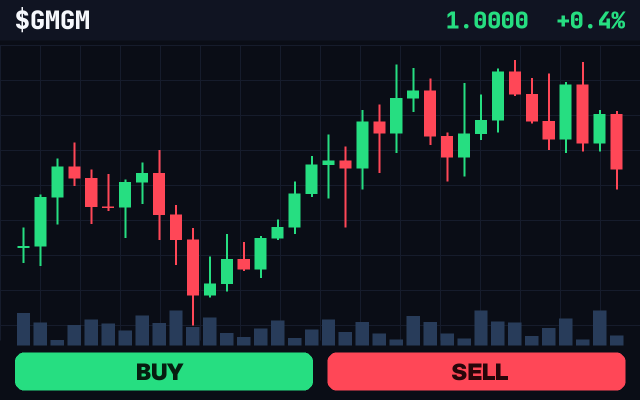
#> input picture art/lookdev/tex/cafe_chart_crab.png, 1280 x 800 px (shown at 1/2 size)
$ python -i post.py   (imports and definitions only)
#> lines starting #> are read from the running program, lines starting #| are printed output that depends on the picture
#> further down, picture is the input picture: PIL image 1280x800 RGB; mean R, G, B 31.5, 36.4, 39.6
#!/usr/bin/env python3
"""Grade the raw Blender renders and composite the mock in-game HUD.

Run: art/lookdev/.venv/bin/python art/lookdev/post.py
In : art/lookdev/renders/{timeline_square_hero_raw,timeline_square_phone_raw,terminal_cafe_raw}.png (+ .json)
Out: art/lookdev/timeline-square-keyart.png (2400x1350)
     art/lookdev/timeline-square-phone.png  (1200x2670, HUD on top)
     art/lookdev/terminal-cafe.png          (2400x1350)
"""
import json
import math
import os
import sys

from PIL import Image, ImageChops, ImageDraw, ImageEnhance, ImageFilter, ImageFont

HERE = os.path.dirname(os.path.abspath(__file__))
R = os.path.join(HERE, "renders")
FONTS = os.path.join(HERE, "src", "fonts")


# [11 lines left out: function font, not called in this run]


# ----------------------------------------------------------------------------- grading
def radial(size, cx, cy, r, inner=255, outer=0):
    w, h = size
    small = Image.new("L", (w // 8, h // 8))
    px = small.load()
    for y in range(small.height):
        for x in range(small.width):
            d = math.hypot((x * 8 - cx) / r, (y * 8 - cy) / r)
            t = max(0.0, min(1.0, d))
            t = t * t * (3 - 2 * t)
            px[x, y] = int(inner + (outer - inner) * t)
    return small.resize(size, Image.BICUBIC)


def vgrad(size, top, bottom, frac=1.0):
    w, h = size
    g = Image.new("L", (1, h))
    for y in range(h):
        t = min(1.0, y / max(1, h * frac))
        g.putpixel((0, y), int(top + (bottom - top) * t))
    return g.resize(size)


def grade(im, bloom=0.55, leak=(0.0, 0.0), leak_strength=0.32, haze_frac=0.28, haze_strength=0.30, vignette=0.28,
          sat=1.06, contrast=1.04, warm=(255, 196, 140)):
#> called with bloom = 0.55, leak = (0, 0), leak_strength = 0.32, haze_frac = 0.28, haze_strength = 0.3, vignette = 0.28, sat = 1.06, contrast = 1.04
    im = im.convert("RGB")
    w, h = im.size
#> w = 1280; h = 800
    # bloom: threshold + wide blur + add
    bright = im.point(lambda v: max(0, v - 170) * 3)
    b1 = bright.filter(ImageFilter.GaussianBlur(w / 160))
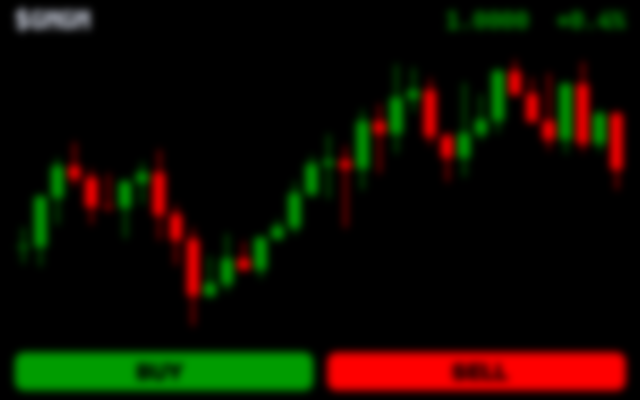
#> b1: PIL image 1280x800 RGB (shown at 1/2 size); mean R, G, B 17.8, 12.4, 0.7
    b2 = bright.filter(ImageFilter.GaussianBlur(w / 50))
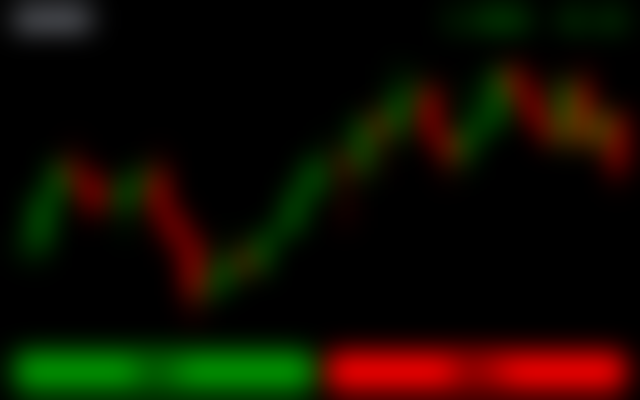
#> b2: PIL image 1280x800 RGB (shown at 1/2 size); mean R, G, B 17.4, 12.1, 0.7
    glow = ImageChops.add(b1, b2)
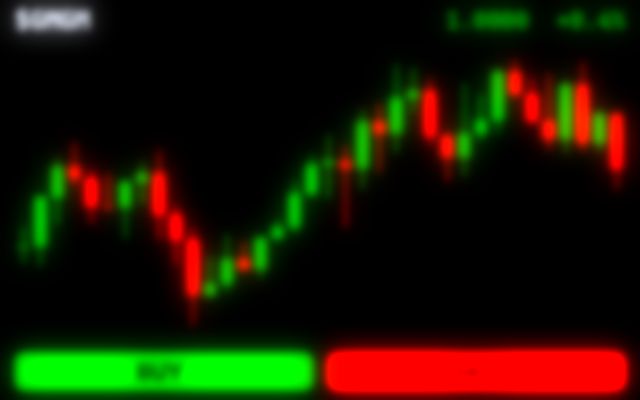
#> glow: PIL image 1280x800 RGB (shown at 1/2 size); mean R, G, B 29.1, 24.1, 1.4
    im = ImageChops.add(im, glow.point(lambda v: int(v * bloom)))
    # aerial haze at the top (skyline)
    if haze_frac > 0:
        mask = vgrad((w, h), int(255 * haze_strength), 0, haze_frac)
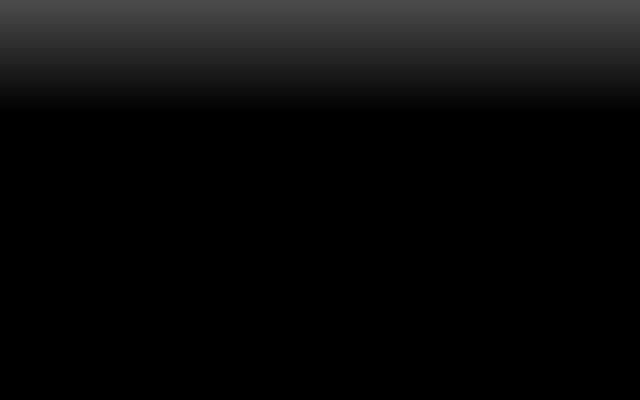
#> mask: PIL image 1280x800 L (shown at 1/2 size); min 0, max 76, mean 10.6
        im = Image.composite(Image.new("RGB", (w, h), (255, 214, 172)), im, mask)
    # golden light leak from the sun side
    if leak_strength > 0:
        lm = radial((w, h), leak[0] * w, leak[1] * h, max(w, h) * 0.75, int(255 * leak_strength), 0)
#> in radial, `small = Image.new("L", (w // 8, h // 8))`: small: PIL image 160x100 L; every value is 0
        leak_img = Image.new("RGB", (w, h), warm)
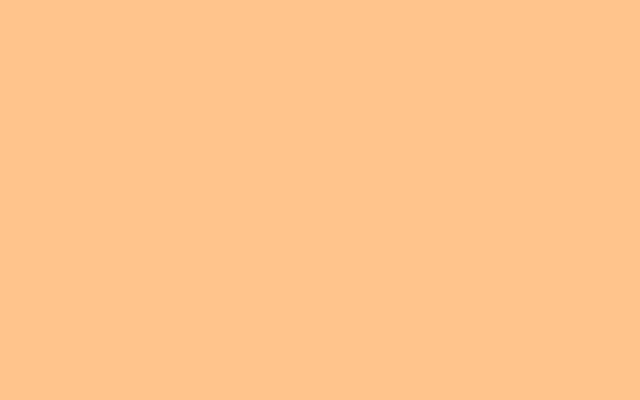
#> leak_img: PIL image 1280x800 RGB (shown at 1/2 size); mean R, G, B 255, 196, 140
        im = Image.composite(ImageChops.screen(im, leak_img), im, lm)
    im = ImageEnhance.Color(im).enhance(sat)
    im = ImageEnhance.Contrast(im).enhance(contrast)
    # vignette
    if vignette > 0:
        vm = radial((w, h), w / 2, h / 2, math.hypot(w, h) * 0.62, 255, int(255 * (1 - vignette)))
#> call 2 of radial, with size = (1280, 800), cx = 640, cy = 400, r = 935.9, inner = 255, outer = 183
#> in radial (call 2), `return small.resize(size, Image.BICUBIC)`:
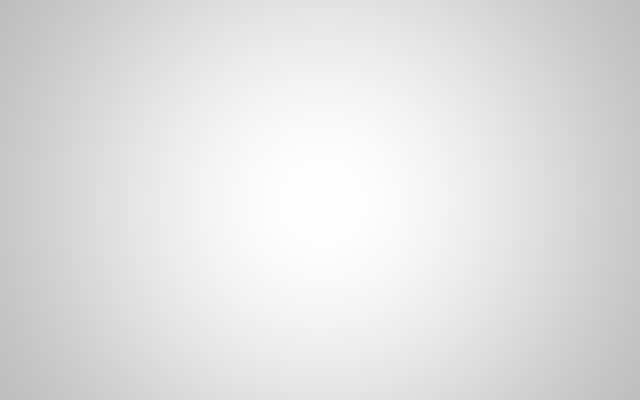
#> returned value: PIL image 1280x800 L (shown at 1/2 size); min 190, max 255, mean 224.8
        im = ImageChops.multiply(im, Image.merge("RGB", [vm, vm, vm]))
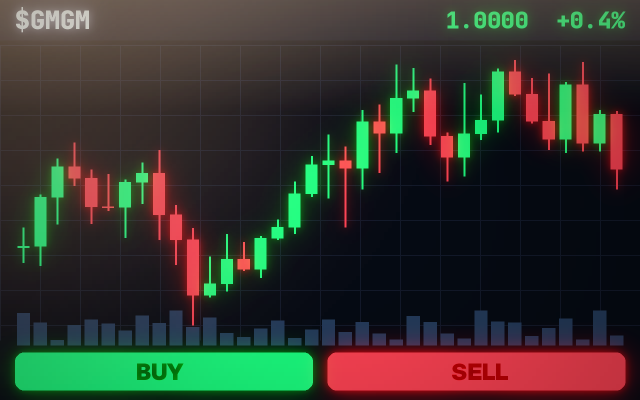
#> im: PIL image 1280x800 RGB (shown at 1/2 size); mean R, G, B 51.7, 52.2, 44.4
    return im


# ----------------------------------------------------------------------------- HUD
INK = (255, 255, 255, 255)
CARD = (14, 18, 32, 196)
GREEN = (38, 222, 129, 255)
RED = (255, 71, 87, 255)
GOLD = (255, 196, 61, 255)


# [14 lines left out: functions shadowed, icon_map, not called in this run]


def icon_phone(d, cx, cy, s, col):
    d.rounded_rectangle([cx - 0.6 * s, cy - s, cx + 0.6 * s, cy + s], int(s * 0.25), outline=col, width=int(s * 0.16))
    d.line([(cx - 0.2 * s, cy + 0.7 * s), (cx + 0.2 * s, cy + 0.7 * s)], fill=col, width=int(s * 0.14))


# [111 lines left out: functions icon_mic, icon_camera, hud, main, not called in this run]


# [2 lines not run here, left out]

>>> from PIL import Image
>>> picture = Image.open('tex/cafe_chart_crab.png')
>>> result = grade(picture)

$ run again, on art/lookdev/tex/cafe_chart_pump.png
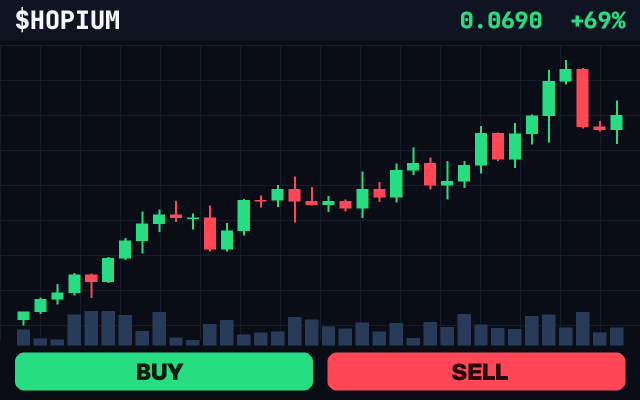
#> input picture art/lookdev/tex/cafe_chart_pump.png, 1280 x 800 px (shown at 1/2 size)
#> picture is the input picture: PIL image 1280x800 RGB; mean R, G, B 27.7, 34.1, 38.1
#> in grade, `glow = ImageChops.add(b1, b2)`:
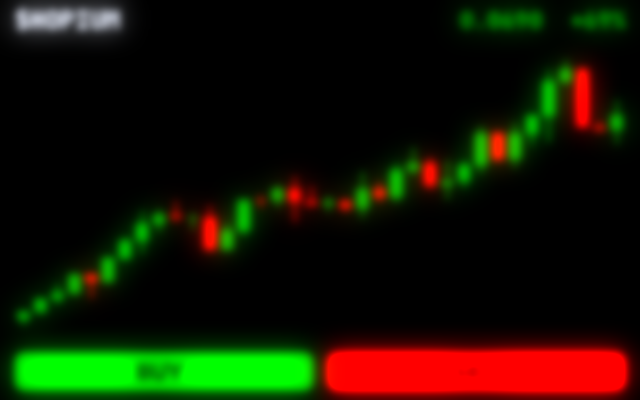
#> glow: PIL image 1280x800 RGB (shown at 1/2 size); mean R, G, B 21.8, 21.9, 1.8
#> small: PIL image 160x100 L; every value is 0
#> in grade, `im = ImageChops.multiply(im, Image.merge("RGB", [vm, vm, vm]))`:
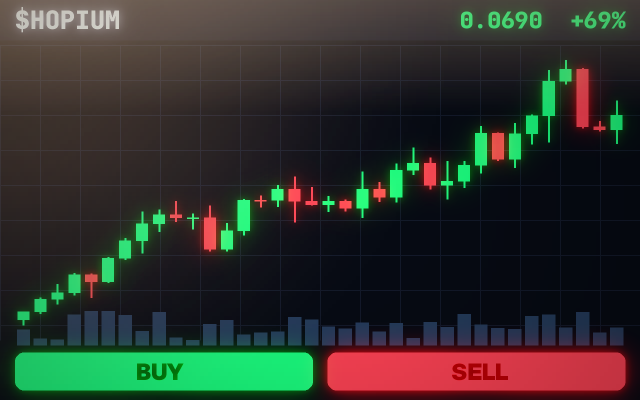
#> im: PIL image 1280x800 RGB (shown at 1/2 size); mean R, G, B 46.8, 49.6, 43.3

$ run again, on art/lookdev/tex/cafe_pulse.png
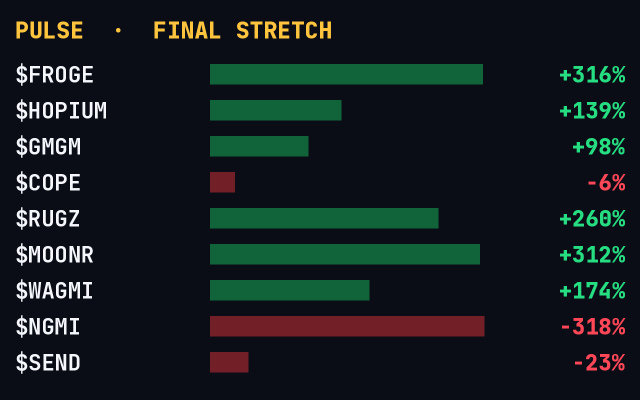
#> input picture art/lookdev/tex/cafe_pulse.png, 1280 x 800 px (shown at 1/2 size)
#> picture is the input picture: PIL image 1280x800 RGB; mean R, G, B 21.1, 29.8, 32
#> in grade, `glow = ImageChops.add(b1, b2)`:
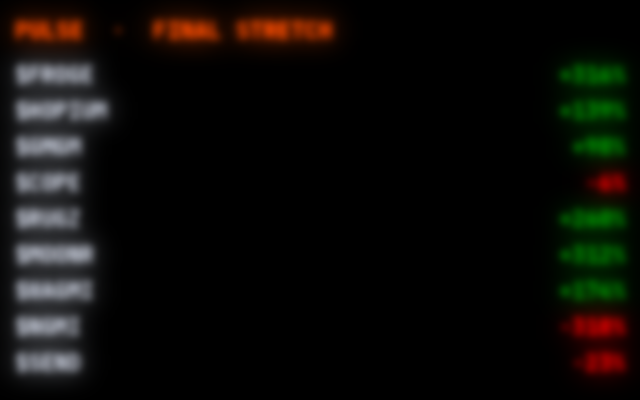
#> glow: PIL image 1280x800 RGB (shown at 1/2 size); mean R, G, B 13.3, 12.1, 8.8
#> small: PIL image 160x100 L; every value is 0
#> in grade, `im = ImageChops.multiply(im, Image.merge("RGB", [vm, vm, vm]))`:
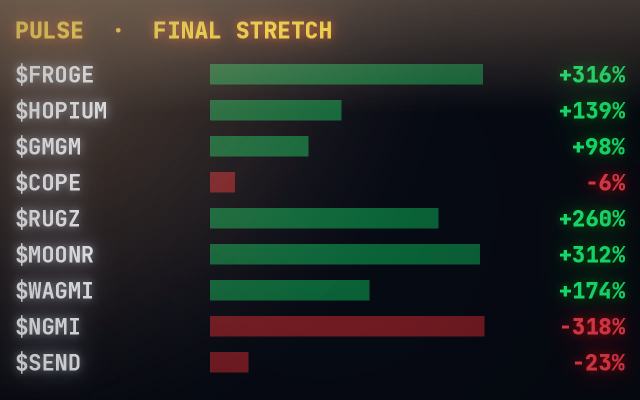
#> im: PIL image 1280x800 RGB (shown at 1/2 size); mean R, G, B 40.5, 44.7, 40.7

$ run again, on art/lookdev/tex/neon_gm.png
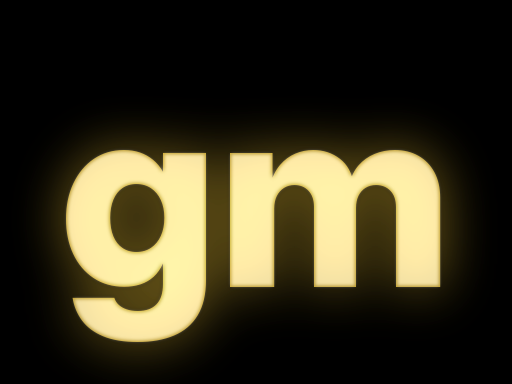
#> input picture art/lookdev/tex/neon_gm.png, 512 x 384 px
#> picture is the input picture: PIL image 512x384 RGB; mean R, G, B 59, 53.7, 33.2
#> small: PIL image 64x48 L; every value is 0
#> in grade, `im = ImageChops.multiply(im, Image.merge("RGB", [vm, vm, vm]))`:
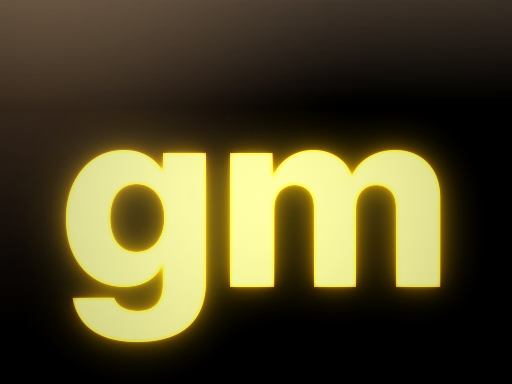
#> im: PIL image 512x384 RGB; mean R, G, B 79.3, 71.7, 39.7
